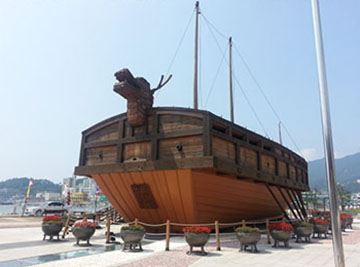
//> input picture OPENCV_study/image/flip_test.jpg, 360 x 267 px
$ ./4_image   (built with g++ and OpenCV 4, the #if around main switched on)
//> lines starting //> are read from the running program, lines starting //| are printed output that depends on the picture

#if 0 // 하나에 4개 이미지


#include <opencv2/opencv.hpp>

using namespace cv;
using namespace std;

int main()
{
	Mat image = imread("../image/flip_test.jpg", IMREAD_COLOR);
//> image is the input picture: 267 rows x 360 cols, CV_8UC3; mean B, G, R 172.7, 164.6, 159.2
	CV_Assert(image.data);

	Mat x_axis, y_axis, xy_axis, rep_img, trans_img;
	flip(image, x_axis, 0);
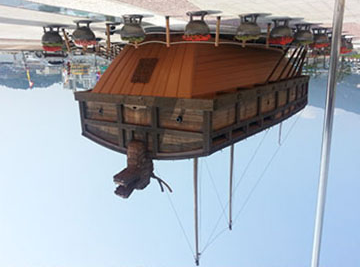
//> x_axis: 267 rows x 360 cols, CV_8UC3; mean B, G, R 172.7, 164.6, 159.2
	flip(image, y_axis, 1);
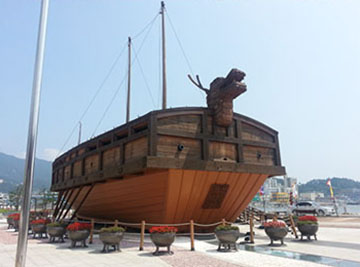
//> y_axis: 267 rows x 360 cols, CV_8UC3; mean B, G, R 172.7, 164.6, 159.2
	flip(image, xy_axis, -1);
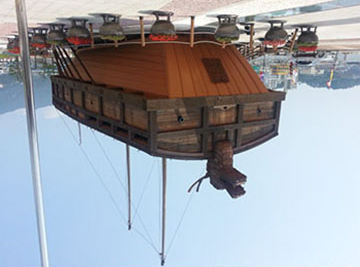
//> xy_axis: 267 rows x 360 cols, CV_8UC3; mean B, G, R 172.7, 164.6, 159.2
	repeat(image, 2, 2, rep_img);
	transpose(image, trans_img);
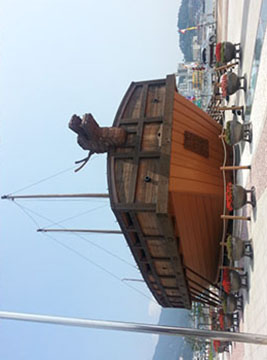
//> trans_img: 360 rows x 267 cols, CV_8UC3; mean B, G, R 172.7, 164.6, 159.2

	int i = 0, j = 0;
	for (j = 0; j<image.rows; j++)
		for (i = 0; i < image.cols * 3; i += 3 )
		{
			rep_img.at<uchar>(j, image.cols * 3 + i) = x_axis.at<uchar>(j, i);
			rep_img.at<uchar>(j, image.cols * 3 + 1 + i) = x_axis.at<uchar>(j, i+1);
			rep_img.at<uchar>(j, image.cols * 3 + 2 + i) = x_axis.at<uchar>(j, i+2);
		}
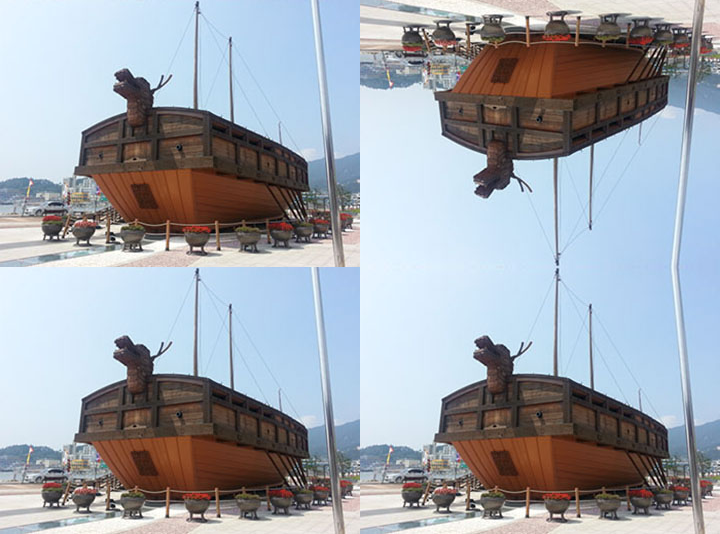
//> rep_img: 534 rows x 720 cols, CV_8UC3; mean B, G, R 172.7, 164.6, 159.2

	for (j = 0; j<image.rows; j++)
		for (i = 0; i < image.cols * 3; i += 3)
		{
			rep_img.at<uchar>(j + image.rows, i) = y_axis.at<uchar>(j, i);
			rep_img.at<uchar>(j + image.rows, 1 + i) = y_axis.at<uchar>(j, i + 1);
			rep_img.at<uchar>(j + image.rows, 2 + i) = y_axis.at<uchar>(j, i + 2);
		}
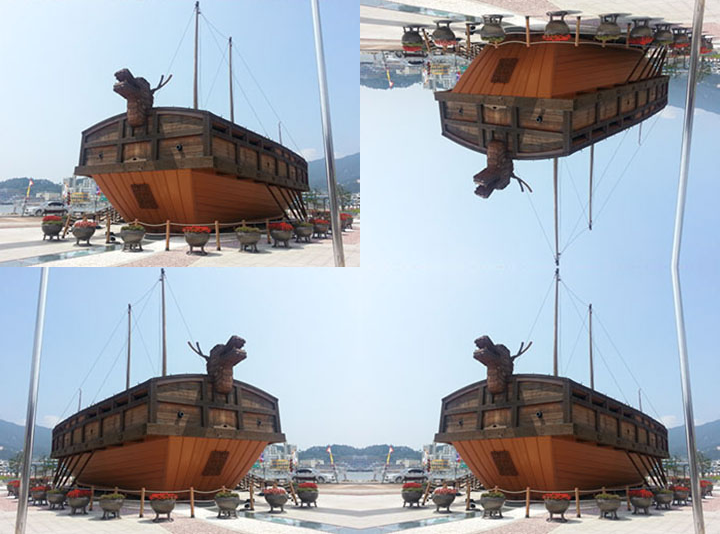
//> rep_img: 534 rows x 720 cols, CV_8UC3; mean B, G, R 172.7, 164.6, 159.2

	for (j = 0; j<image.rows; j++)
		for (i = 0; i < image.cols * 3; i += 3)
		{
			rep_img.at<uchar>(j + image.rows, image.cols * 3 + i) = xy_axis.at<uchar>(j, i);
			rep_img.at<uchar>(j + image.rows, image.cols * 3 + 1 + i) = xy_axis.at<uchar>(j, i + 1);
			rep_img.at<uchar>(j + image.rows, image.cols * 3 + 2 + i) = xy_axis.at<uchar>(j, i + 2);
		}
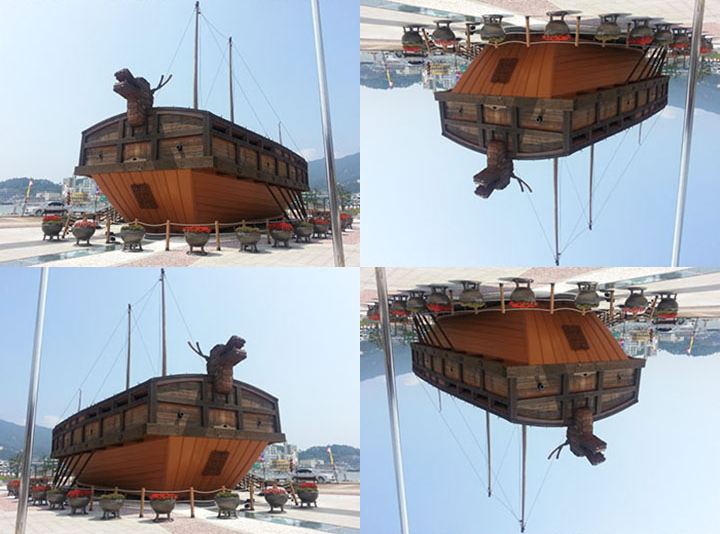
//> rep_img: 534 rows x 720 cols, CV_8UC3; mean B, G, R 172.7, 164.6, 159.2
	imshow("rep_img", rep_img);
	imshow("image", image);
	cout << image.size() << endl;
//| [360 x 267]
	cout << image.cols << endl;
//| 360
	waitKey();
	return 0;

}


#endif

$ run again, with OPENCV_study/image/7 Color.jpg copied over OPENCV_study/image/flip_test.jpg
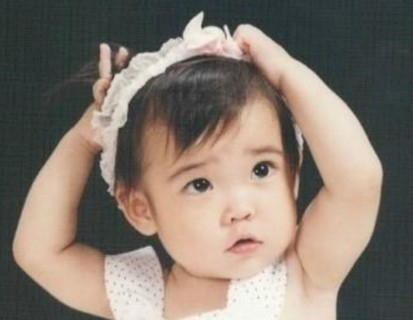
//> input picture OPENCV_study/image/7 Color.jpg, 413 x 320 px
//> image is the input picture: 320 rows x 413 cols, CV_8UC3; mean B, G, R 110.6, 121.2, 132.6
//> `transpose(image, trans_img);`:
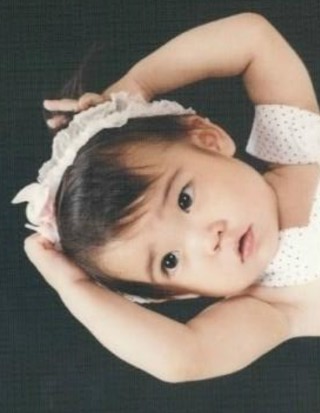
//> trans_img: 413 rows x 320 cols, CV_8UC3; mean B, G, R 110.6, 121.2, 132.6
//> after the loop `for (j = 0; j<image.rows; j++)`:
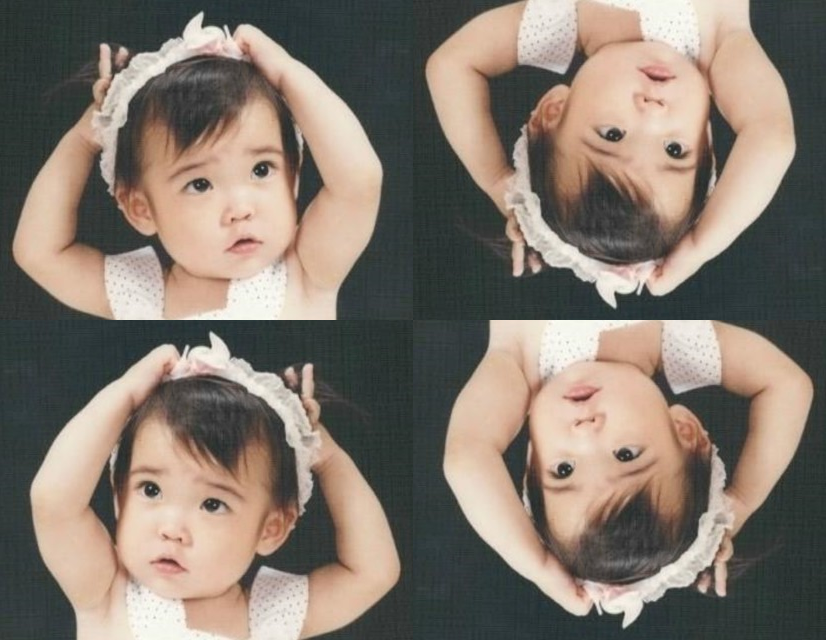
//> rep_img: 640 rows x 826 cols, CV_8UC3; mean B, G, R 110.6, 121.2, 132.6
//| [413 x 320]
//| 413
